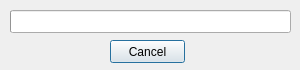
<?xml version="1.0" encoding="UTF-8"?>
<ui version="4.0">
 <class>ProgressDialog</class>
 <widget class="QDialog" name="ProgressDialog">
  <property name="geometry">
   <rect>
    <x>0</x>
    <y>0</y>
    <width>300</width>
    <height>70</height>
   </rect>
  </property>
  <property name="windowTitle">
   <string>Progress</string>
  </property>
  <property name="locale">
   <locale language="English" country="UnitedStates"/>
  </property>
  <property name="modal">
   <bool>true</bool>
  </property>
  <widget class="QProgressBar" name="progressBar">
   <property name="geometry">
    <rect>
     <x>10</x>
     <y>10</y>
     <width>281</width>
     <height>23</height>
    </rect>
   </property>
   <property name="value">
    <number>0</number>
   </property>
   <property name="textVisible">
    <bool>false</bool>
   </property>
  </widget>
  <widget class="QPushButton" name="cancelButton">
   <property name="geometry">
    <rect>
     <x>110</x>
     <y>40</y>
     <width>75</width>
     <height>23</height>
    </rect>
   </property>
   <property name="text">
    <string>Cancel</string>
   </property>
  </widget>
 </widget>
 <resources/>
 <connections/>
</ui>
